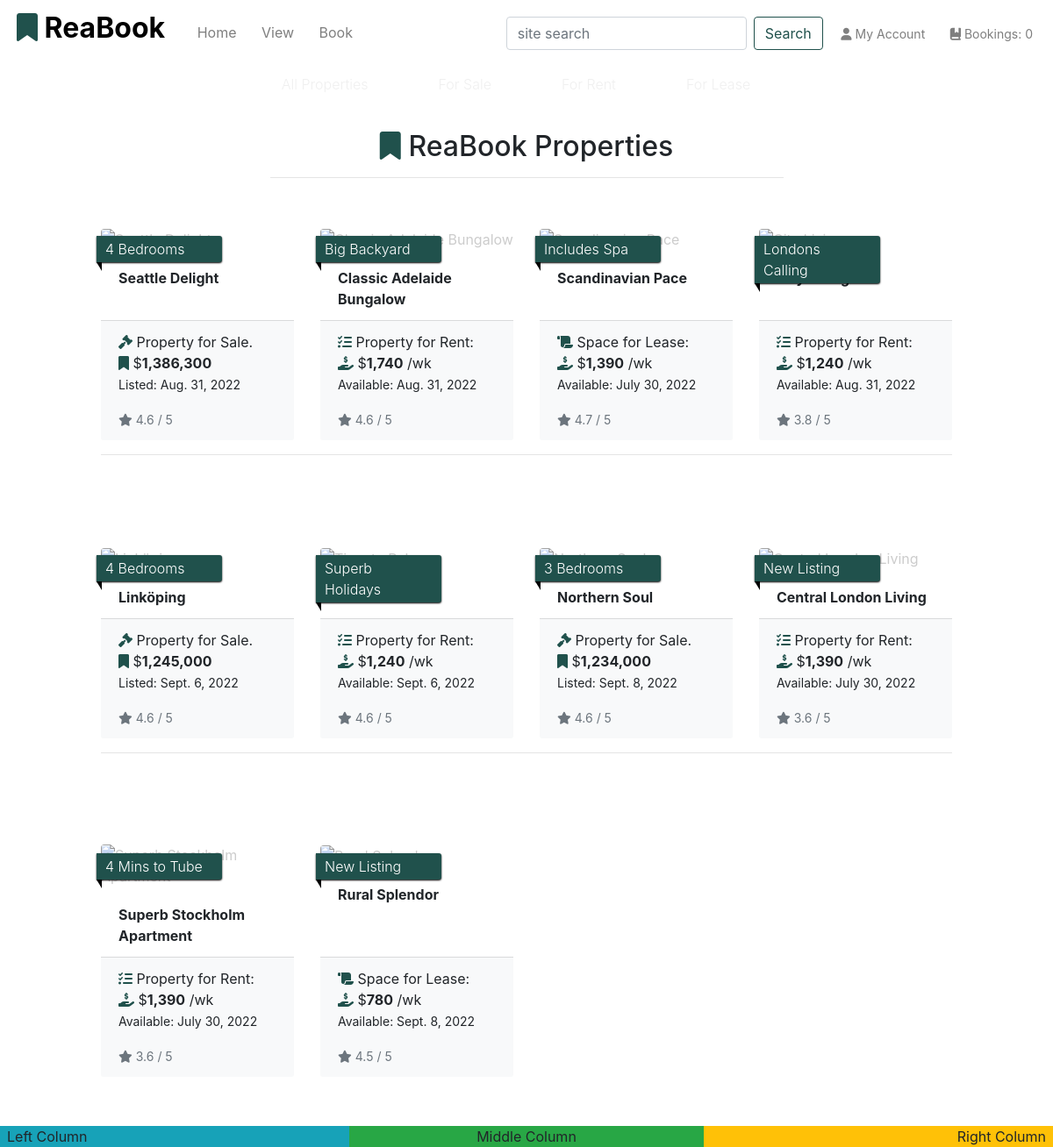
Page /properties/ on the committed database.
### app_properties/models.py (models this page shows, shortened)
class Property(models.Model):
    category = models.ForeignKey(
        'Category', null=True, blank=True, on_delete=models.SET_NULL
        )
    sector = models.ForeignKey(
        'Sector', null=True, blank=True, on_delete=models.SET_NULL
        )
    title_no = models.CharField(max_length=254, null=True, blank=True)
    name = models.CharField(max_length=30)
    ribbon_feature = models.CharField(max_length=20, default="New Listing")
    description = models.TextField()
    sale_price = models.IntegerField(null=False, blank=False, default=1000000)
    rent_pw = models.IntegerField(null=False, blank=False, default=100000)
    rating = models.DecimalField(
        max_digits=3, decimal_places=1, null=True, blank=True
        )
    main_image_url = models.URLField(max_length=1024, null=True, blank=True)
    main_image = models.ImageField(null=True, blank=True)
    bath_image = models.ImageField(null=True, blank=True)
    kitchen_image = models.ImageField(null=True, blank=True)
    bedroom_image = models.ImageField(null=True, blank=True)
    living_image = models.ImageField(null=True, blank=True)
    main_image = models.ImageField(null=True, blank=True)
    bedrooms = models.IntegerField(null=False, blank=False)
    bathrooms = models.IntegerField(null=False, blank=False)
    carports = models.IntegerField(null=False, blank=False)
    land_area = models.IntegerField(null=True, blank=True)
    building_area = models.IntegerField(null=True, blank=True)
    air_conditioning = models.IntegerField(null=False, blank=False)
    unit_no = models.IntegerField(null=True, blank=True)
    house_no = models.IntegerField(null=True, blank=False, default="No.")
    level = models.IntegerField(null=True, blank=True)
    street = models.CharField(max_length=40, null=True, blank=False, default='Street')
    suburb = models.CharField(max_length=40)
    city = models.CharField(max_length=40)
    state = models.CharField(max_length=40, null=True, blank=True)
    country = models.CharField(max_length=40, null=True, blank=True)
    postcode = models.CharField(max_length=10)
    build_date = models.DateField(null=True, blank=True)
    list_date = models.DateField(auto_now_add=True)
    list_duration = models.IntegerField(null=False, blank=False, default=30)
    date_available = models.DateField(null=True, blank=True)
    owner_fname = models.CharField(max_length=254, null=True, blank=False)
    owner_lname = models.CharField(max_length=254, null=True, blank=False)
    viewings = models.BooleanField(default=True)
    class Meta:
        verbose_name_plural = 'Properties'
        get_latest_by = 'list_date'

### app_properties/views.py (the view, shortened to what this page needs)
# urls.py: path('', views.all_properties, name='properties'),
def all_properties(request):
    properties = Property.objects.all()
    query = None
    categories = None
    sectors = None
    context = {
        'properties': properties,
        'search_term': query,
        'current_categories': categories,
        'current_sectors': sectors,
    }
    return render(request, 'properties/properties.html', context)

### app_properties/templates/properties/properties.html (shortened to what this page needs)
{% extends 'base.html' %}
{% load static %}
{% load humanize %}
{% block page_header %}
<div class="container header-container-subpages">
</div>
{% endblock %}
{% block content %}
<div class="container-fluid">
    <div class="row">
        <div class="col text-center mt-4">
            <h2 class="logo-font"><i class="fas fa-bookmark reabook-logo"></i> ReaBook Properties</h2>
            <hr class="w-50 mb-2">
        </div>
    </div>
    <div class="row">
        <div class="product-container col-10 offset-1">
            <div class="row">
                {% for prop in properties %}
                <div class="col-sm-6 col-md-6 col-lg-4 col-xl-3">
                    <div class="card property-card h-100 border-0">
                        <p class="ribbon font-weight-light">{{ prop.ribbon_feature }}</p>
                        {% if prop.main_image %}
                        <a href="{% url 'property_detail' prop.id %}">
                        </a>
                        {% else %}
                        <a href="{% url 'property_detail' prop.id %}">
                            <img class="card-img-top img-fluid rounded" src="https://res.cloudinary.com/yodakode/image/upload/v1661942864/ReaBook/noimage_448px_fwcaik.jpg" alt="{{ prop.name }}">
                        </a>
                        {% endif %}
                        <div class="card-body pb-2">
                            <p class="mb-0 font-weight-bold">{{ prop.name }}</p>
                        </div>
                        <div class="card-footer bg-light mt-1 bt-1 text-left">
                            <div class="row">
                                <div class="col">
                                    <p class="lead mb-0 text-left font-weight-bold">
                                        {% if prop.category.pk == 1 %}
                                            <p class="fw-lighter fs-5"><i class="fas fa-gavel reabook-logo"></i> Property for Sale.
                                                <br><i class="fas fa-bookmark reabook-logo"></i> $<strong>{{ prop.sale_price|intcomma }}</strong>
                                                <br><small>Listed: {{ prop.list_date }}</small></p>
                                            </p>
                                        {% elif prop.category.pk == 2 %}
                                            <p class="fw-lighter fs-6"><i class="fas fa-tasks reabook-logo"></i> Property for Rent:
                                                <br><i class="fas fa-hand-holding-usd reabook-logo"></i> $<strong>{{ prop.rent_pw|intcomma }}</strong> /wk
                                                <br><small>Available: {{ prop.date_available }}</small></p>
                                        {% else %}
                                            <p class="fw-lighter fs-6"><i class="fa-solid fa-scroll reabook-logo"></i> Space for Lease:
                                                <br><i class="fas fa-hand-holding-usd reabook-logo"></i> $<strong>{{ prop.rent_pw|intcomma }}</strong> /wk
                                                <br><small>Available: {{ prop.date_available }}</small></p>
                                        {% endif %}
                                    </p>
                                    {% if prop.rating %}
                                    <small class="text-muted"><i class="fas fa-star mr-1"></i>{{ prop.rating }} / 5</small>
                                    {% else %}
                                    <small class="text-muted">Not Rating Yet</small>
                                    {% endif %}
                                </div>
                            </div>
                        </div>
                    </div>
                </div>
                {% if forloop.counter|divisibleby:4 %}
                    <div class="col-12 d-none d-xl-block mb-5">
                        <hr>
                    </div>
                {% endif %}
            {% endfor %}
            </div>
        </div>
    </div>
</div>
{% endblock %}

### static/css/base.css (style rules this page uses)
html { height: 100%; }
.reabook-logo { color: #20514C; }
.property-card { padding-top: 2.5rem; }
.property-card > p { position: absolute; width: 65%; padding: 3px 20px 3px 10px; margin: 10px 10px 10px -5px; color: #fff; background-color: #20514C; border-radius: 0px 3px 3px 0px; box-shadow: 0px 1px 2px #000; -webkit-box-shadow: 0px 1px 2px #000; -moz-box-shadow: 0px 1px 2px #000; z-index: 2; }
.property-card > p:before, .property-card > p:after { content: ' '; position: absolute; }
.property-card > p:after { left: 0px; top: 100%; border-width: 5px 3px; border-style: solid; border-color: #000 #000 transparent transparent; }
.property-card a { opacity: 1; }
a, a:hover { text-decoration: none; color: #cccccc; }
@media (min-width: 1200px) { .container { max-width: 80%; } }
@media (min-width: 992px) { .header-container-subpages { padding-top: 7.75rem; border-radius: .75rem; } }

### rows in the picture
Property: ribbon_feature "4 Bedrooms", name "Seattle Delight", sale_price "1,386,300", list_date "Aug. 31, 2022", rating "4.6"
Property: ribbon_feature "Big Backyard", name "Classic Adelaide Bungalow", rent_pw "1,740", date_available "Aug. 31, 2022", rating "4.6"
Property: ribbon_feature "Includes Spa", name "Scandinavian Pace", rent_pw "1,390", date_available "July 30, 2022", rating "4.7"
Property: ribbon_feature "Londons Calling", rent_pw "1,240", date_available "Aug. 31, 2022", rating "3.8"
Property: ribbon_feature "4 Bedrooms", name "Linköping", sale_price "1,245,000", list_date "Sept. 6, 2022", rating "4.6"
Property: ribbon_feature "Superb Holidays", rent_pw "1,240", date_available "Sept. 6, 2022", rating "4.6"
Property: ribbon_feature "3 Bedrooms", name "Northern Soul", sale_price "1,234,000", list_date "Sept. 8, 2022", rating "4.6"
Property: ribbon_feature "New Listing", name "Central London Living", rent_pw "1,390", date_available "July 30, 2022", rating "3.6"
Property: ribbon_feature "4 Mins to Tube", name "Superb Stockholm Apartment", rent_pw "1,390", date_available "July 30, 2022", rating "3.6"
Property: ribbon_feature "New Listing", name "Rural Splendor", rent_pw "780", date_available "Sept. 8, 2022", rating "4.5"
